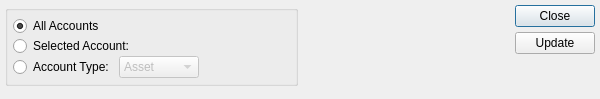
<ui version="4.0" >
 <author></author>
 <comment>This file is part of the xTuple ERP: PostBooks Edition, a free and
open source Enterprise Resource Planning software suite,
Copyright (c) 1999-2011 by OpenMFG LLC, d/b/a xTuple.
It is licensed to you under the Common Public Attribution License
version 1.0, the full text of which (including xTuple-specific Exhibits)
is available at www.xtuple.com/CPAL.  By using this software, you agree
to be bound by its terms.</comment>
 <exportmacro></exportmacro>
 <class>forwardUpdateAccounts</class>
 <widget class="QDialog" name="forwardUpdateAccounts" >
  <property name="geometry" >
   <rect>
    <x>0</x>
    <y>0</y>
    <width>600</width>
    <height>99</height>
   </rect>
  </property>
  <property name="windowTitle" >
   <string>Forward Update Accounts</string>
  </property>
  <layout class="QHBoxLayout" >
   <property name="margin" >
    <number>5</number>
   </property>
   <property name="spacing" >
    <number>5</number>
   </property>
   <item>
    <layout class="QVBoxLayout" >
     <property name="margin" >
      <number>0</number>
     </property>
     <property name="spacing" >
      <number>0</number>
     </property>
     <item>
      <widget class="QGroupBox" name="_accntGroup" >
       <property name="title" >
        <string/>
       </property>
       <layout class="QVBoxLayout" >
        <property name="margin" >
         <number>5</number>
        </property>
        <property name="spacing" >
         <number>0</number>
        </property>
        <item>
         <widget class="QRadioButton" name="_allSelected" >
          <property name="text" >
           <string>All Accounts</string>
          </property>
          <property name="checked" >
           <bool>true</bool>
          </property>
         </widget>
        </item>
        <item>
         <layout class="QHBoxLayout" >
          <property name="margin" >
           <number>0</number>
          </property>
          <property name="spacing" >
           <number>5</number>
          </property>
          <item>
           <widget class="QRadioButton" name="_accntSelected" >
            <property name="text" >
             <string>Selected Account:</string>
            </property>
           </widget>
          </item>
          <item>
           <widget class="GLCluster" name="_accnt" />
          </item>
         </layout>
        </item>
        <item>
         <layout class="QHBoxLayout" >
          <property name="margin" >
           <number>0</number>
          </property>
          <property name="spacing" >
           <number>5</number>
          </property>
          <item>
           <widget class="QRadioButton" name="_typeSelected" >
            <property name="text" >
             <string>Account Type:</string>
            </property>
           </widget>
          </item>
          <item>
           <layout class="QHBoxLayout" >
            <property name="margin" >
             <number>0</number>
            </property>
            <property name="spacing" >
             <number>0</number>
            </property>
            <item>
             <widget class="QComboBox" name="_type" >
              <property name="enabled" >
               <bool>false</bool>
              </property>
              <item>
               <property name="text" >
                <string>Asset</string>
               </property>
              </item>
              <item>
               <property name="text" >
                <string>Liability</string>
               </property>
              </item>
              <item>
               <property name="text" >
                <string>Expense</string>
               </property>
              </item>
              <item>
               <property name="text" >
                <string>Revenue</string>
               </property>
              </item>
              <item>
               <property name="text" >
                <string>Equity</string>
               </property>
              </item>
             </widget>
            </item>
            <item>
             <spacer>
              <property name="orientation" >
               <enum>Qt::Horizontal</enum>
              </property>
              <property name="sizeType" >
               <enum>QSizePolicy::Expanding</enum>
              </property>
              <property name="sizeHint" >
               <size>
                <width>51</width>
                <height>20</height>
               </size>
              </property>
             </spacer>
            </item>
           </layout>
          </item>
         </layout>
        </item>
       </layout>
      </widget>
     </item>
     <item>
      <spacer>
       <property name="orientation" >
        <enum>Qt::Vertical</enum>
       </property>
       <property name="sizeType" >
        <enum>QSizePolicy::Expanding</enum>
       </property>
       <property name="sizeHint" >
        <size>
         <width>20</width>
         <height>20</height>
        </size>
       </property>
      </spacer>
     </item>
    </layout>
   </item>
   <item>
    <layout class="QHBoxLayout" >
     <property name="margin" >
      <number>0</number>
     </property>
     <property name="spacing" >
      <number>0</number>
     </property>
     <item>
      <spacer>
       <property name="orientation" >
        <enum>Qt::Horizontal</enum>
       </property>
       <property name="sizeType" >
        <enum>QSizePolicy::MinimumExpanding</enum>
       </property>
       <property name="sizeHint" >
        <size>
         <width>0</width>
         <height>20</height>
        </size>
       </property>
      </spacer>
     </item>
     <item>
      <layout class="QVBoxLayout" >
       <property name="margin" >
        <number>0</number>
       </property>
       <property name="spacing" >
        <number>0</number>
       </property>
       <item>
        <layout class="QVBoxLayout" >
         <property name="margin" >
          <number>0</number>
         </property>
         <property name="spacing" >
          <number>5</number>
         </property>
         <item>
          <widget class="QPushButton" name="_close" >
           <property name="text" >
            <string>Close</string>
           </property>
          </widget>
         </item>
         <item>
          <widget class="QPushButton" name="_update" >
           <property name="text" >
            <string>Update</string>
           </property>
          </widget>
         </item>
        </layout>
       </item>
       <item>
        <spacer>
         <property name="orientation" >
          <enum>Qt::Vertical</enum>
         </property>
         <property name="sizeType" >
          <enum>QSizePolicy::Expanding</enum>
         </property>
         <property name="sizeHint" >
          <size>
           <width>20</width>
           <height>20</height>
          </size>
         </property>
        </spacer>
       </item>
      </layout>
     </item>
    </layout>
   </item>
  </layout>
 </widget>
 <layoutdefault spacing="5" margin="5" />
 <pixmapfunction>qPixmapFromMimeSource</pixmapfunction>
 <customwidgets>
  <customwidget>
   <class>GLCluster</class>
   <extends>QWidget</extends>
   <header>glcluster.h</header>
   <container>0</container>
   <pixmap></pixmap>
  </customwidget>
 </customwidgets>
 <tabstops>
  <tabstop>_allSelected</tabstop>
  <tabstop>_accntSelected</tabstop>
  <tabstop>_accnt</tabstop>
  <tabstop>_typeSelected</tabstop>
  <tabstop>_type</tabstop>
  <tabstop>_update</tabstop>
  <tabstop>_close</tabstop>
 </tabstops>
 <resources/>
 <connections>
  <connection>
   <sender>_close</sender>
   <signal>clicked()</signal>
   <receiver>forwardUpdateAccounts</receiver>
   <slot>accept()</slot>
   <hints>
    <hint type="sourcelabel" >
     <x>20</x>
     <y>20</y>
    </hint>
    <hint type="destinationlabel" >
     <x>20</x>
     <y>20</y>
    </hint>
   </hints>
  </connection>
  <connection>
   <sender>_typeSelected</sender>
   <signal>toggled(bool)</signal>
   <receiver>_type</receiver>
   <slot>setEnabled(bool)</slot>
   <hints>
    <hint type="sourcelabel" >
     <x>20</x>
     <y>20</y>
    </hint>
    <hint type="destinationlabel" >
     <x>20</x>
     <y>20</y>
    </hint>
   </hints>
  </connection>
 </connections>
</ui>
